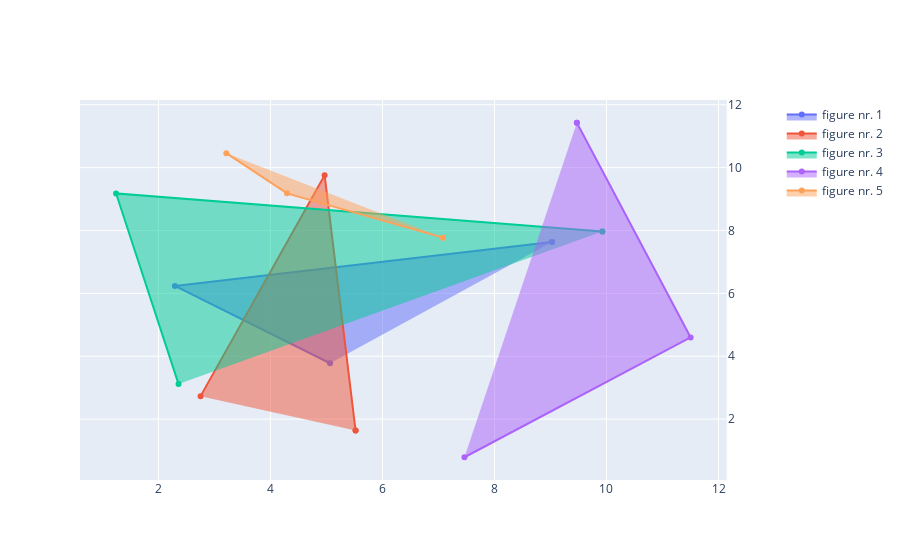

Notebook source saved alongside this figure:
### Markdown cell above
3. Napisz procedurę, która wyświetli losową ilość (pozycja i rodzaj) figur geometrycznych.

### Code cell
import random as rd
import plotly.graph_objects as go
from plotly.subplots import make_subplots


num_of_figures = 5
num_of_vertexes = rd.randint(3, 8)

x_list=[]
y_list=[]

fig = make_subplots(specs=[[{"secondary_y": True}]])

for i in range(num_of_figures):
    x_list.clear()
    y_list.clear()
    for _ in range(num_of_vertexes-1):
        x_list.append(rd.uniform(0,12))
        y_list.append(rd.uniform(0,12))
    x_list.append(x_list[-1])
    y_list.append(y_list[-1])
    fig.add_trace(
        go.Scatter(x=x_list, y=y_list, fill="toself", name =f"figure nr. {i+1}"),
        secondary_y=True
    )
    
# fig = go.Figure(go.Scatter(x=x_list,y=y_list,fill="toself"))
fig.show()

### Figure 1 — Plotly figure (JSON) as saved in the notebook; plotly's stock layout.template omitted (floating-point values rounded to 4 significant figures)
{"data": [{"fill": "toself", "name": "figure nr. 1", "type": "scatter", "x": [5.064, 2.294, 9.027, 9.027], "xaxis": "x", "y": [3.777, 6.237, 7.635, 7.635], "yaxis": "y2"}, {"fill": "toself", "name": "figure nr. 2", "type": "scatter", "x": [2.752, 4.967, 5.52, 5.52], "xaxis": "x", "y": [2.732, 9.761, 1.637, 1.637], "yaxis": "y2"}, {"fill": "toself", "name": "figure nr. 3", "type": "scatter", "x": [2.359, 1.244, 9.925, 9.925], "xaxis": "x", "y": [3.115, 9.178, 7.97, 7.97], "yaxis": "y2"}, {"fill": "toself", "name": "figure nr. 4", "type": "scatter", "x": [7.464, 11.5, 9.471, 9.471], "xaxis": "x", "y": [0.7874, 4.599, 11.43, 11.43], "yaxis": "y2"}, {"fill": "toself", "name": "figure nr. 5", "type": "scatter", "x": [3.212, 4.295, 7.08, 7.08], "xaxis": "x", "y": [10.46, 9.182, 7.773, 7.773], "yaxis": "y2"}], "layout": {"xaxis": {"anchor": "y", "domain": [0, 0.94]}, "yaxis": {"anchor": "x", "domain": [0, 1]}, "yaxis2": {"anchor": "x", "overlaying": "y", "side": "right"}}}
